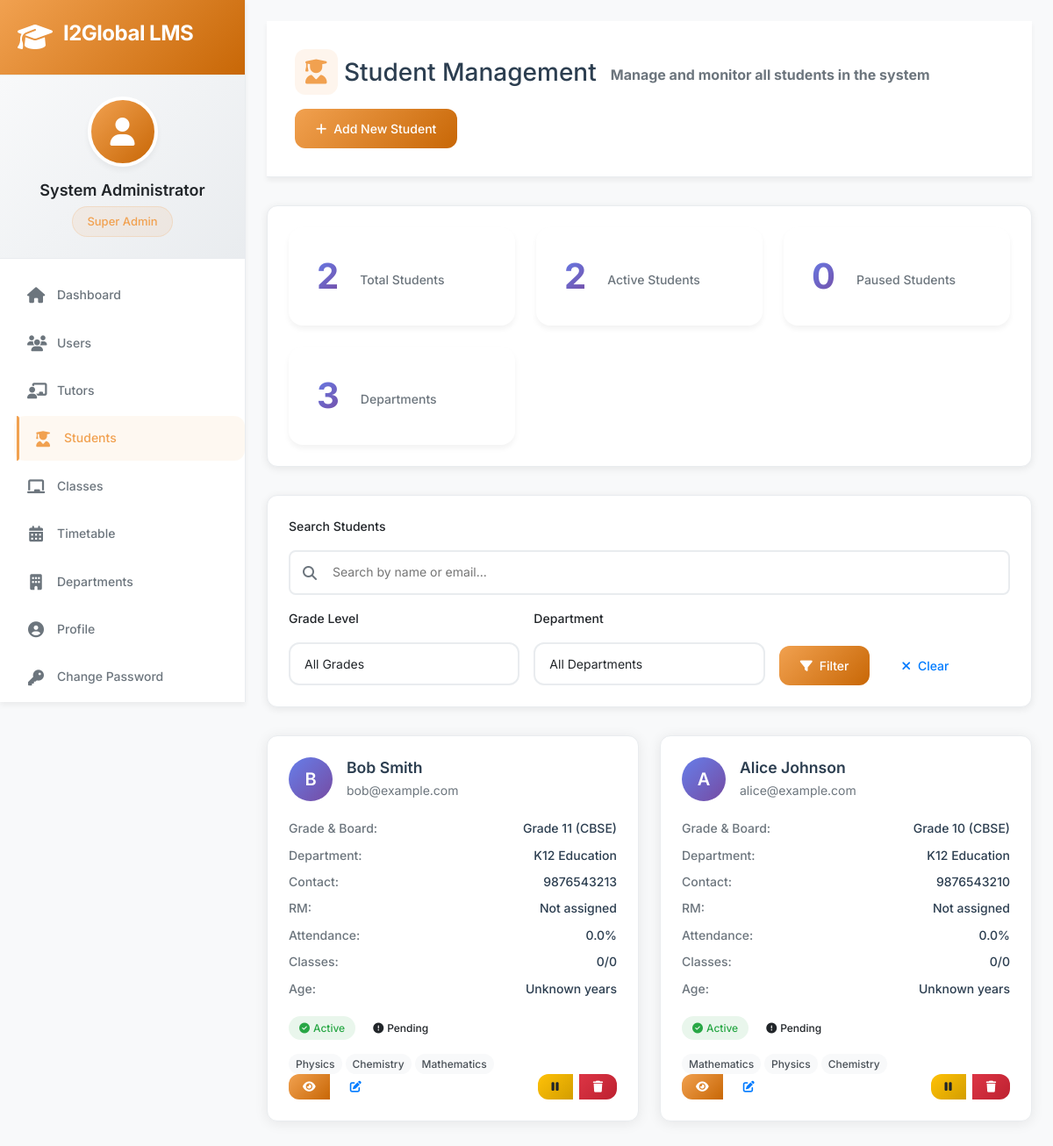
Page /admin/students (signed in) on the earlier database version.
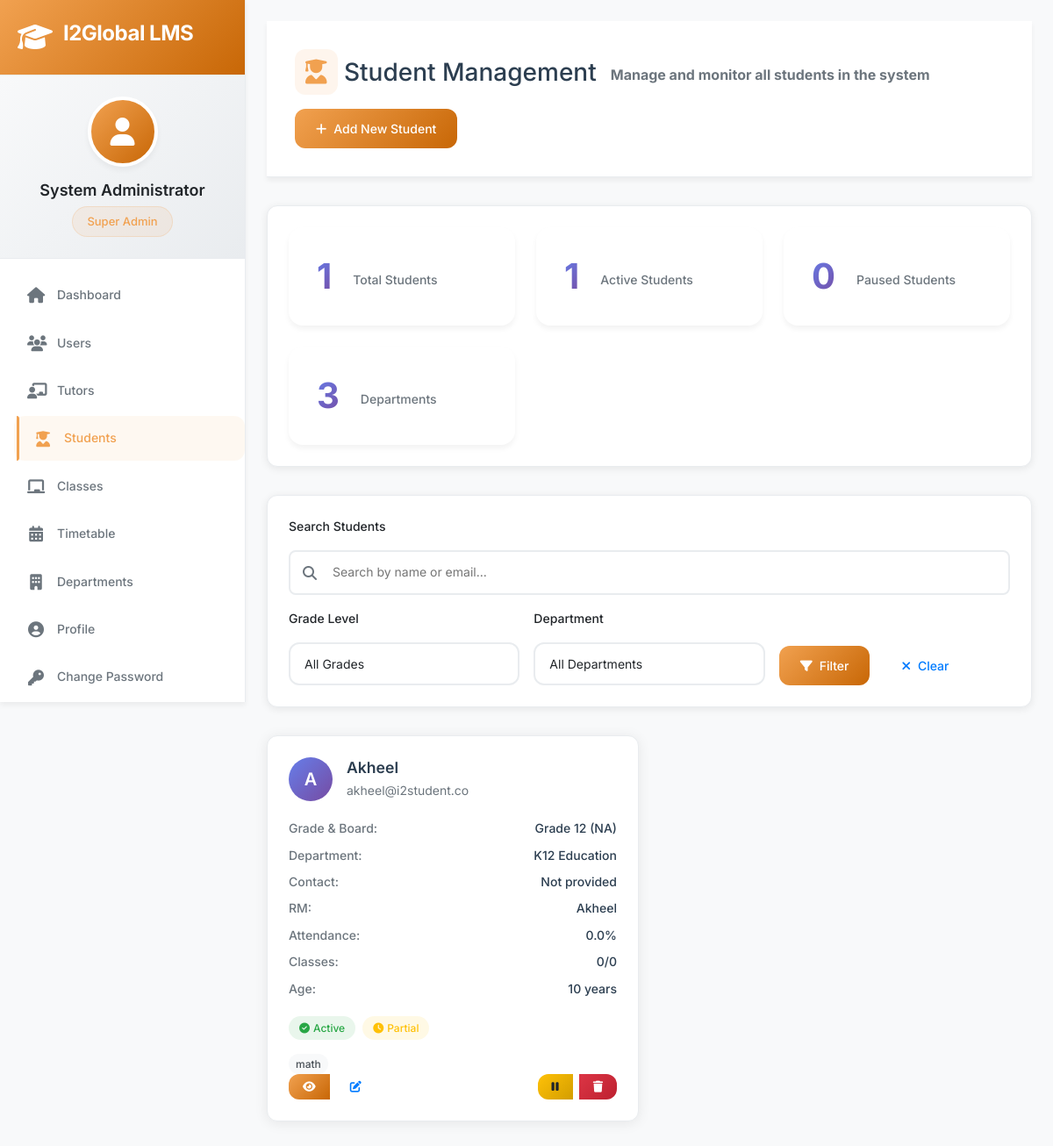
Same page on the later database version.
### app/models/student.py (models this page shows, shortened)
class Student(db.Model):
    __tablename__ = 'students'
    id = db.Column(db.Integer, primary_key=True)
    full_name = db.Column(db.String(100), nullable=False)
    email = db.Column(db.String(120), unique=True, nullable=False)
    phone = db.Column(db.String(20))
    date_of_birth = db.Column(db.Date)
    address = db.Column(db.Text)
    state = db.Column(db.String(50))
    pin_code = db.Column(db.String(10))
    grade = db.Column(db.String(10), nullable=False)
    board = db.Column(db.String(50), nullable=False)
    school_name = db.Column(db.String(200))
    academic_year = db.Column(db.String(20))
    course_start_date = db.Column(db.Date)
    parent_details = db.Column(db.Text)  # JSON with father and mother details
    academic_profile = db.Column(db.Text)  # JSON with learning preferences, hobbies, etc.
    subjects_enrolled = db.Column(db.Text)  # JSON array of subjects
    favorite_subjects = db.Column(db.Text)  # JSON array
    difficult_subjects = db.Column(db.Text)  # JSON array
    availability = db.Column(db.Text)  # JSON weekly schedule
    documents = db.Column(db.Text)  # JSON with document file paths
    department_id = db.Column(db.Integer, db.ForeignKey('departments.id'), nullable=False)
    relationship_manager = db.Column(db.String(100))  # RM name
    fee_structure = db.Column(db.Text)  # JSON with fee details
    is_active = db.Column(db.Boolean, default=True)
    enrollment_status = db.Column(db.String(20), default='active')  # active, paused, completed, dropped
    created_at = db.Column(db.DateTime, default=datetime.utcnow)
    last_class = db.Column(db.DateTime)
    total_classes = db.Column(db.Integer, default=0)
    attended_classes = db.Column(db.Integer, default=0)
    department = db.relationship('Department', backref='students', lazy=True)
    def get_subjects_enrolled(self):
        if self.subjects_enrolled:
            try:
                return json.loads(self.subjects_enrolled)
            except:
                return []
        return []
    def get_fee_structure(self):
        if self.fee_structure:
            try:
                return json.loads(self.fee_structure)
            except:
                return {}
        return {}
    def get_attendance_percentage(self):
        if self.total_classes == 0:
            return 0
        return (self.attended_classes / self.total_classes) * 100
    def get_fee_status(self):
        fee_structure = self.get_fee_structure()
        if not fee_structure:
            return 'unknown'
        total_fee = fee_structure.get('total_fee', 0)
        amount_paid = fee_structure.get('amount_paid', 0)
        if amount_paid >= total_fee:
            return 'paid'
        elif amount_paid > 0:
            return 'partial'
        else:
            return 'pending'
    def get_age(self):
        if self.date_of_birth:
            today = date.today()
            return today.year - self.date_of_birth.year - \
                   ((today.month, today.day) < (self.date_of_birth.month, self.date_of_birth.day))
        return None

### app/models/department.py (models this page shows, shortened)
class Department(db.Model):
    __tablename__ = 'departments'
    id = db.Column(db.Integer, primary_key=True)
    name = db.Column(db.String(50), unique=True, nullable=False)
    code = db.Column(db.String(10), unique=True, nullable=False)  # K12, TT, UPSKILL
    description = db.Column(db.Text)
    permissions = db.Column(db.Text)  # JSON string of permissions
    is_active = db.Column(db.Boolean, default=True)
    created_at = db.Column(db.DateTime, default=datetime.utcnow)
    created_by = db.Column(db.Integer, db.ForeignKey('users.id'))
    settings = db.Column(db.Text)  # JSON string for department-specific settings

### app/routes/admin.py (the view)
@bp.route('/students')
@login_required
@admin_required
def students():
    page = request.args.get('page', 1, type=int)
    grade_filter = request.args.get('grade', '')
    dept_filter = request.args.get('department', '', type=int)
    search = request.args.get('search', '')
    query = Student.query
    if grade_filter:
        query = query.filter_by(grade=grade_filter)
    if dept_filter:
        query = query.filter_by(department_id=dept_filter)
    if search:
        query = query.filter(Student.full_name.contains(search))
    students = query.order_by(Student.created_at.desc()).paginate(
        page=page, per_page=20, error_out=False
    )
    departments = Department.query.filter_by(is_active=True).all()
    return render_template('admin/students.html', students=students, departments=departments)

### app/models/user.py (called while the page is built, shortened)
@login.user_loader
def load_user(user_id):
    return User.query.get(int(user_id))

    def has_permission(self, permission):
        if self.role == 'superadmin':
            return True

    def get_role_display(self):
        role_map = {
            'superadmin': 'Super Admin',
            'admin': 'Admin',
            'coordinator': 'Coordinator',
            'tutor': 'Tutor'
        }
        return role_map.get(self.role, self.role.title())

### app/routes/admin.py (called while the page is built)
def admin_required(f):
    @wraps(f)
    def decorated_function(*args, **kwargs):
        if current_user.role not in ['superadmin', 'admin', 'coordinator']:
            flash('Access denied. Insufficient permissions.', 'error')
            return redirect(url_for('dashboard.index'))
        return f(*args, **kwargs)
    return decorated_function

### app/templates/admin/students.html (shortened to what the changed rows need)
{% extends "base.html" %}
{% block content %}
<div class="page-content">
    <div class="page-header">
        <div class="page-header-content">
            <div class="page-title">
                <h1><i class="fas fa-user-graduate"></i> Student Management</h1>
            </div>
        </div>
    </div>
    <div class="students-container">
        <div class="stats-section">
            <div class="stats-grid">
                <div class="stat-card">
                    <span class="stat-value">{{ students.total }}</span>
                    <span class="stat-label">Total Students</span>
                </div>
                <div class="stat-card">
                    <span class="stat-value">
                        {{ students.items | selectattr('enrollment_status', 'equalto', 'active') | list | length }}
                    </span>
                    <span class="stat-label">Active Students</span>
                </div>
            </div>
        </div>
        {% if students.items %}
        <div class="students-grid">
            {% for student in students.items %}
            <div class="student-card">
                <div class="student-header">
                    <div class="student-avatar">
                        {{ student.full_name[0].upper() }}
                    </div>
                    <div class="student-info">
                        <h3>{{ student.full_name }}</h3>
                        <p>{{ student.email }}</p>
                    </div>
                </div>
                <div class="student-details">
                    <div class="detail-row">
                        <span class="detail-label">Grade & Board:</span>
                        <span class="detail-value">Grade {{ student.grade }} ({{ student.board }})</span>
                    </div>
                    <div class="detail-row">
                        <span class="detail-label">Department:</span>
                        <span class="detail-value">{{ student.department.name if student.department else 'Not assigned' }}</span>
                    </div>
                    <div class="detail-row">
                        <span class="detail-label">Contact:</span>
                        <span class="detail-value">{{ student.phone or 'Not provided' }}</span>
                    </div>
                    <div class="detail-row">
                        <span class="detail-label">RM:</span>
                        <span class="detail-value">{{ student.relationship_manager or 'Not assigned' }}</span>
                    </div>
                    <div class="detail-row">
                        <span class="detail-label">Attendance:</span>
                        <span class="detail-value">{{ "%.1f"|format(student.get_attendance_percentage()) }}%</span>
                    </div>
                    <div class="detail-row">
                        <span class="detail-label">Classes:</span>
                        <span class="detail-value">{{ student.attended_classes }}/{{ student.total_classes }}</span>
                    </div>
                    <div class="detail-row">
                        <span class="detail-label">Age:</span>
                        <span class="detail-value">{{ student.get_age() or 'Unknown' }} years</span>
                    </div>
                </div>
                <div class="student-badges">
                    <div class="status-badge {{ student.enrollment_status }}">
                        {% if student.enrollment_status == 'active' %}
                            <i class="fas fa-check-circle"></i>
                        {% elif student.enrollment_status == 'paused' %}
                            <i class="fas fa-pause-circle"></i>
                        {% elif student.enrollment_status == 'completed' %}
                            <i class="fas fa-graduation-cap"></i>
                        {% else %}
                            <i class="fas fa-times-circle"></i>
                        {% endif %}
                        {{ student.enrollment_status.title() }}
                    </div>
                    <div class="status-badge fee-badge {{ student.get_fee_status() }}">
                        {% if student.get_fee_status() == 'paid' %}
                            <i class="fas fa-check-circle"></i> Paid
                        {% elif student.get_fee_status() == 'partial' %}
                            <i class="fas fa-clock"></i> Partial
                        {% else %}
                            <i class="fas fa-exclamation-circle"></i> Pending
                        {% endif %}
                    </div>
                </div>
                {% if student.get_subjects_enrolled() %}
                <div class="subjects-list">
                    {% for subject in student.get_subjects_enrolled()[:3] %}
                        <span class="subject-tag">{{ subject }}</span>
                    {% endfor %}
                </div>
                {% endif %}
                <div class="student-actions">
                    <div class="btn-group">
                        <a href="{{ url_for('admin.student_details', student_id=student.id) }}"
                           class="btn btn-primary btn-sm" title="View Details">
                            <i class="fas fa-eye"></i>
                        </a>
                        <a href="{{ url_for('admin.edit_student', student_id=student.id) }}"
                           class="btn btn-outline btn-sm" title="Edit Student">
                            <i class="fas fa-edit"></i>
                        </a>
                    </div>
                    <div class="btn-group">
                        {% if student.is_active %}
                            <button type="button" class="btn btn-warning btn-sm"
                                    onclick="toggleStudentStatus({{ student.id }}, false)"
                                    title="Deactivate Student">
                                <i class="fas fa-pause"></i>
                            </button>
                        {% else %}
                            <button type="button" class="btn btn-success btn-sm"
                                    onclick="toggleStudentStatus({{ student.id }}, true)"
                                    title="Activate Student">
                                <i class="fas fa-play"></i>
                            </button>
                        {% endif %}
                        {% if current_user.role == 'superadmin' %}
                        <button type="button" class="btn btn-danger btn-sm"
                                onclick="deleteStudent({{ student.id }}, '{{ student.full_name }}')"
                                title="Delete Student">
                            <i class="fas fa-trash"></i>
                        </button>
                        {% endif %}
                    </div>
                </div>
            </div>
            {% endfor %}
        </div>
        {% endif %}
    </div>
</div>
{% endblock %}

Differences in the rows shown:
removed Student: full_name "B", full_name "Bob Smith", email "bob@example.com", grade "11", board "CBSE", department "K12 Education", phone "9876543213", relationship_manager "Not assigned", get_attendance_percentage "0.0", attended_classes "0", total_classes "0", date_of_birth "Unknown", enrollment_status "Active", shows "Pending", 3 "Physics" "Chemistry" "Mathematics"
changed Student "Active": full_name "Alice Johnson" → "Akheel"; email "alice@example.com" → "akheel@i2student.co"; grade "10" → "12"; board "CBSE" → "NA"; phone "9876543210" → "Not provided"; relationship_manager "Not assigned" → "Akheel"; date_of_birth "Unknown" → "10"; fee_structure "Pending" → "Partial"
Other differences:
{{ students.total }}: "2" → "1"
text no longer shown: "2"
text now shown: "1"
new list line: "math"
list line gone: "Mathematics"
list line gone: "Physics"
list line gone: "Chemistry"
